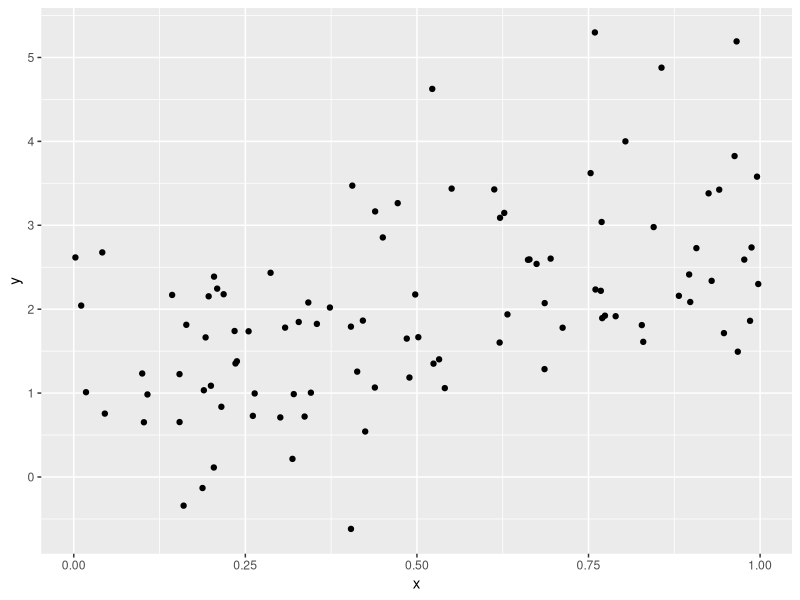

This figure's R source:
## ---- chunk 1
library(tidyverse)

plot_df = 
  tibble(
    x = runif(100),
    y = 1 + 2 * x + rnorm(100)
  )

plot_df |> 
  ggplot(aes(x = x, y = y)) +
  geom_point()
